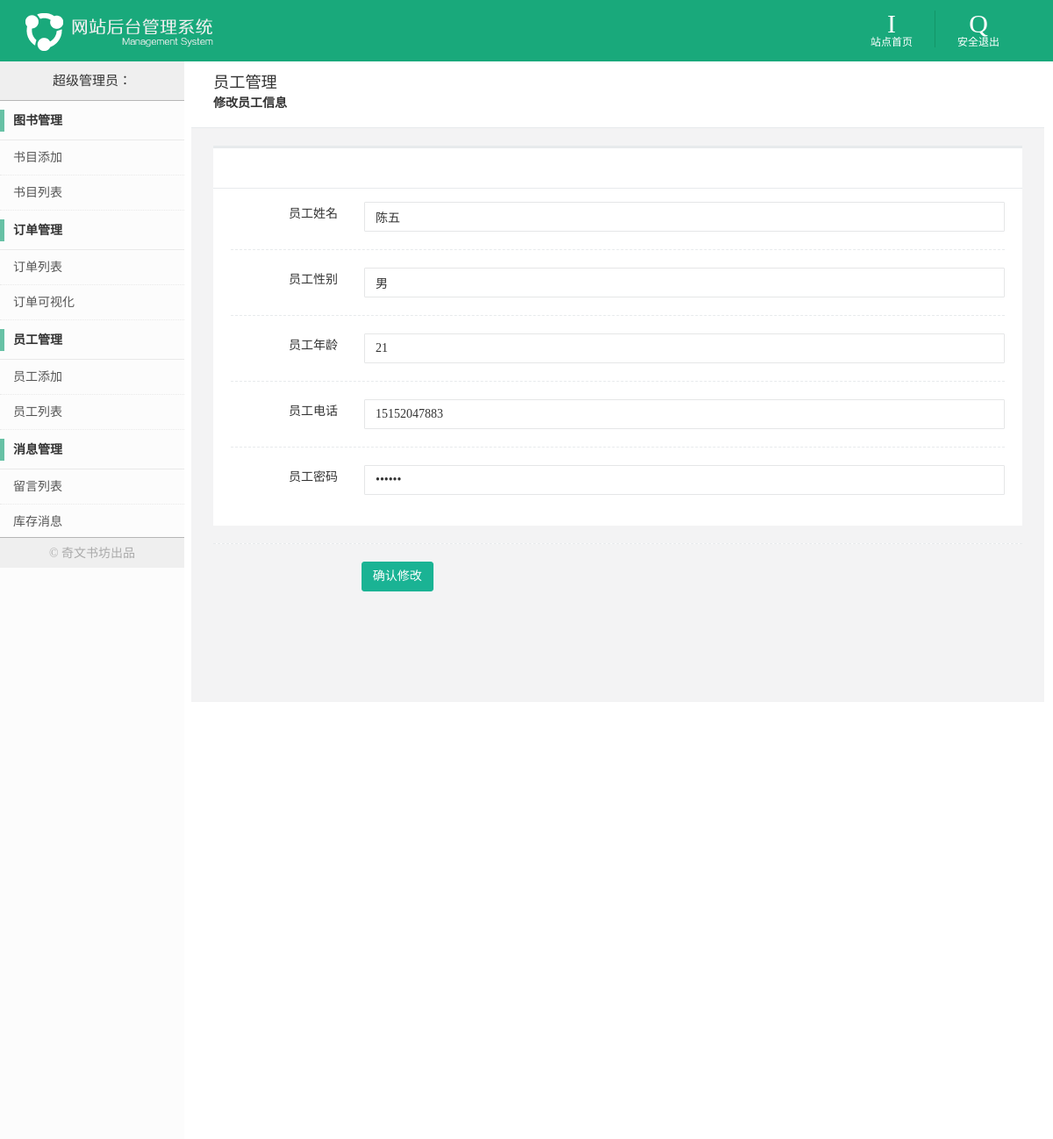
Screenshot of /后台管理/modstaff.php?id=100014 with the database file from the repository.
### tables this page shows
CREATE TABLE IF NOT EXISTS `staff_info` (
  `staff_id` char(6) NOT NULL,
  `staff_name` varchar(20) DEFAULT NULL,
  `staff_sex` varchar(2) DEFAULT NULL,
  `staff_age` tinyint(4) DEFAULT NULL,
  `staff_tel` char(11) DEFAULT NULL,
  `staff_password` varchar(14) DEFAULT NULL,
  `staff_store` char(6) DEFAULT NULL,
  `staff_position` char(6) DEFAULT NULL,
  PRIMARY KEY (`staff_id`)
);

### 后台管理/modstaff.php (the view, shortened to what this page needs)
<!DOCTYPE html>
<html>
<head>
    <link rel="stylesheet" type="text/css" href="css/style.css">
    <link rel="stylesheet" type="text/css" href="css/plugins/toastr/toastr.min.css">
    <link rel="stylesheet" type="text/css" href="css/plugins/toastr/toastr.min.css">
    <link rel="stylesheet" type="text/css" href="css/plugins/sweetalert/sweetalert.css">
    <link rel="stylesheet" type="text/css" href="css/index.css">
    <link rel="stylesheet" type="text/css" href="css/bootstrap.min.css">
    <link rel="stylesheet" type="text/css" href="css/font-awesome.css">
    <link rel="stylesheet" type="text/css" href="css/animate.css">
    <link rel="stylesheet" type="text/css" href="css/newstyle2.css">
    <link rel="stylesheet" type="text/css" href="css/plugins/summernote/summernote.css">
    <link rel="stylesheet" type="text/css" href="css/plugins/summernote/summernote-bs3.css">
    <link rel="stylesheet" type="text/css" href="css/style.css">
</head>
<body>
<header>
    <h1><img src="images/admin_logo.png"/></h1>
    <ul class="rt_nav">
        <li><a href="admin_index.php" class="website_icon">站点首页</a></li>
        <li><a href="admin_logout.php" class="quit_icon">安全退出</a></li>
    </ul>
</header>
<aside class="lt_aside_nav content mCustomScrollbar">
    <h2>
        <?php
        echo'超级管理员：'.$_SESSION['staff_name'];
        ?>
    </h2>
    <ul>
        <li>
            <dl>
                <dt>图书管理</dt>
                <dd><a href="addproduct.php">书目添加</a></dd>
                <dd><a href="product_list.php">书目列表</a></dd>
            </dl>
        </li>
        <li>
            <dl>
                <dt>订单管理</dt>
                <dd><a href="order_list.php" >订单列表</a></dd>
		<dd><a href="monthly_profit.php" >订单可视化</a></dd>
            </dl>
        </li>
        <li>
            <dl>
                <dt>员工管理</dt>
                <dd><a href="addstaff.php">员工添加</a></dd>
                <dd><a href="staff_list.php" >员工列表</a></dd>
            </dl>
        </li>
        <li>
            <dl>
                <dt>消息管理</dt>
                <dd><a href="admin_guestbook.php" >留言列表</a></dd>
                <dd>
                    <a href="message.php" >库存消息</a>
                </dd>
            </dl>
        </li>
        <li>
            <p class="btm_infor">© 奇文书坊出品</p>
        </li>
    </ul>
</aside>
<section class="rt_wrap content mCustomScrollbar">
    <div id="wrapper">
        <div id="page-wrapper" class="gray-bg dashbard-1">
            <div class="row wrapper border-bottom white-bg page-heading">
                <div class="col-lg-9">
                    <h1>员工管理</h1>
                    <ol class="breadcrumb">
                        <li class="active">
                            <strong>修改员工信息</strong>
                        </li>
                    </ol>
                </div>
            </div>
            <div class="wrapper wrapper-content animated fadeInRight">
                <div class="row">
                    <div class="col-lg-12">
                        <div class="ibox float-e-margins">
                            <div class="ibox-title">
                                <div class="ibox-tools">
                                    <a class="collapse-link">
                                        <i class="fa fa-chevron-up"></i>
                                    </a>
                                </div>
                            </div>
                            <div class="ibox-content">
                                <form action="staff_operate.php?id=<?=$_GET['id']?>" method="post" id="addproduct_form" class="form-horizontal">
								<?php
								$servername = "localhost";
								$username = "root";
								$password = "";
								$dbname = "bookstore";
								$conn = new mysqli($servername, $username, $password, $dbname);
								mysqli_query($conn, "set names 'UTF8'");
								$staff_id=$_GET['id'];
								$sql="SELECT * from staff_info where staff_id='$staff_id'";
								$r=mysqli_query($conn,$sql);
								$row=mysqli_fetch_array($r);
								?>
                                    <div class="form-group">
                                        <text class="col-sm-2 control-label">员工姓名</text>
                                        <div class="col-sm-10">
                                            <input type="text" class="form-control" name="staffname" required="" value=<?php echo $row["staff_name"];?> id="bookname" placeholder="请输入员工姓名">
                                        </div>
                                    </div>
                                    <div class="hr-line-dashed"></div>
                                    <div class="form-group">
                                        <text class="col-sm-2 control-label">员工性别</text>
                                        <div class="col-sm-10">
                                            <input type="text" class="form-control" name="staffsex"  id="bookid" required="" value=<?php echo $row["staff_sex"];?> placeholder="请输入员工性别">
                                        </div>
                                    </div>
                                    <div class="hr-line-dashed"></div>
                                    <div class="form-group">
                                        <text class="col-sm-2 control-label">员工年龄</text>
                                        <div class="col-sm-10">
                                            <input type="text" class="form-control" name="staffage"  id="authorname" required="" value=<?php echo $row["staff_age"];?> placeholder="请输入员工年龄">
                                        </div>
                                    </div>
                                    <div class="hr-line-dashed"></div>
                                    <div class="form-group">
                                        <text class="col-sm-2 control-label">员工电话</text>
                                        <div class="col-sm-10">
                                            <input type="text" class="form-control" name="stafftel"  id="authorid" required="" value=<?php echo $row["staff_tel"];?> placeholder="请输入员工电话">
                                        </div>
                                    </div>
                                    <div class="hr-line-dashed"></div>
                                    <div class="form-group">
                                        <text class="col-sm-2 control-label">员工密码</text>
                                        <div class="col-sm-10">
                                            <input type="password" class="form-control" name="staffpassword" id="authorid" required="" value=<?php echo $row["staff_password"];?> placeholder="请输入员工密码">
                                        </div>
                                    </div>
                            </div>
                            <div class="hr-line-dashed"></div>
                            <div class="form-group">
                                <div class="col-sm-4 col-sm-offset-2">
                                    <button class="btn btn-primary new-pro" type="submit" id="addbook_button" >确认修改</button>
                                </div>
                            </div>
                        </div>
                    </div>
                </div>
            </div>
        </div>
    </div>
</section>
</body>
</html>

### CSS/style.css (style rules this page uses)
html { overflow-y:hidden; }
body { margin:0;height:100%; }
button,input,optgroup,select,textarea { color:inherit;font:inherit;margin:0 }
button,html input[type=button],input[type=reset],input[type=submit] { -webkit-appearance:button;cursor:pointer }
input,select,button { outline:none; }
img { vertical-align:middle;border:0 }
html { font-size:50px;-webkit-tap-highlight-color:transparent;height:100%;min-width:320px;overflow-x:hidden }
body { font-family:"Microsoft YaHei";font-size:.28em;line-height:1;color:#333;background-color:white; }
.h1,.h2,.h3,.h4,.h5,.h6,h1,h2,h3,h4,h5,h6 { font-weight:500;line-height:1.1 }
.h1,.h2,.h3,h1,h2,h3 { margin-top:.28rem;margin-bottom:.14rem }
.h1,h1 { font-size:.364rem }
.h2,h2 { font-size:.2996rem }
button,input,select,textarea { font-family:inherit;font-size:inherit;line-height:inherit }
a { color:#06c1ae;text-decoration:none;outline:0 }
ul { margin:0;padding:0;list-style-type:none }
h6,p { line-height:1.41;text-align:justify;margin:-.2em 0;word-break:break-all }
header { background:#19a97b;overflow:hidden; }
header h1 { margin:0;float:left;margin-left:1%; }
header h1 img { width:auto;max-width:300px;height:70px; }
header .rt_nav { float:right;overflow:hidden;margin-right:3%;margin-top:12px; }
header .rt_nav li { float:left;padding:0 25px;text-align:center;border-right:1px #139667 solid; }
header .rt_nav li:last-child { border:none; }
header .rt_nav li a { color:white;font-size:12px;text-shadow:0 0 1px #20af83;display:block; }
header .rt_nav li a:before { font-family:'adminthemesregular';color:white;font-size:30px;display:block; }
header .rt_nav li .website_icon:before { content:"I"; }
header .rt_nav li .quit_icon:before { content:"Q"; }
.lt_aside_nav { width:210px;height:100%;position:absolute;top:70px;left:0;background:#fcfcfc; }
.lt_aside_nav h2 { text-align:center;border-bottom:1px #b6b6b6 solid;margin:0;height:45px;line-height:45px;background:#efefef; }
.lt_aside_nav ul { margin-bottom:75px; }
.lt_aside_nav dl { margin:0; }
.lt_aside_nav dl dt { font-weight:bold;height:45px;line-height:45px;border-bottom:1px #e9e9e9 solid;padding:0 15px;position:relative; }
.lt_aside_nav dl dt:before { position:absolute;width:5px;height:25px;background:#67c1a5;content:"";top:10px;left:0; }
.lt_aside_nav dl dd { margin:0;height:40px;line-height:40px;border-bottom:1px #e9e9e9 dotted; }
.lt_aside_nav dl dd a { display:block;color:#555555;padding:0 15px; }
.lt_aside_nav .btm_infor { height:35px;line-height:35px;width:100%;background:#efefef;border-top:1px #b6b6b6 solid;text-align:center;color:#aaa; }
.rt_wrap { margin-left:218px;margin-right:10px;height:100%;position:relative; }

### CSS/index.css (style rules this page uses)
li { list-style: none; }

### rows the page displays
staff_info: staffname "陈五", staffsex "男", staffage "21", stafftel "15152047883"
